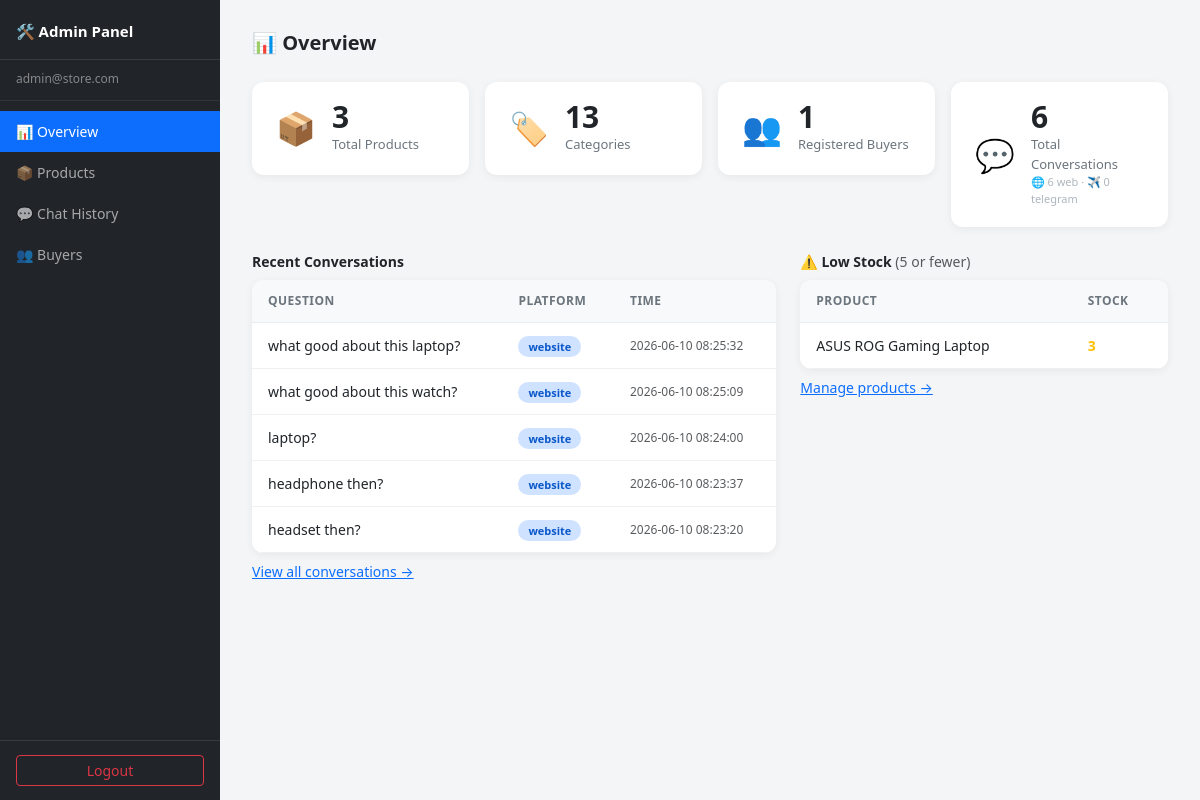
Page /admin (signed in) on the earlier database version.
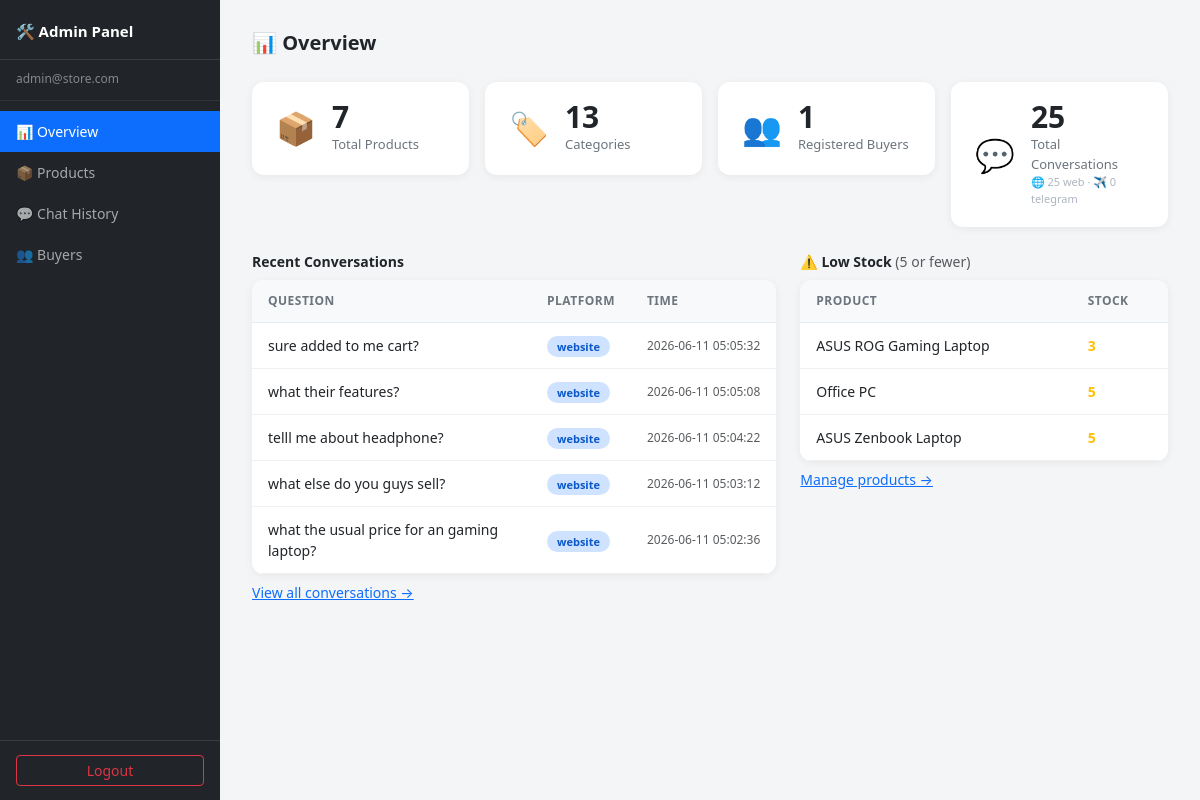
Same page on the later database version.
### tables this page shows
CREATE TABLE chat_history(
        id          INTEGER  PRIMARY KEY AUTOINCREMENT,
        question    TEXT     NOT NULL,
        ai_response TEXT     NOT NULL,
        platform    TEXT     NOT NULL DEFAULT 'website',
        timestamp   DATETIME DEFAULT CURRENT_TIMESTAMP
    , session_id TEXT);

CREATE TABLE products(
        id        INTEGER PRIMARY KEY AUTOINCREMENT,
        name      TEXT    NOT NULL,
        category  TEXT    NOT NULL DEFAULT 'Other',
        stock     INTEGER NOT NULL,
        price     REAL    NOT NULL,
        image_url TEXT
    , description TEXT);

### routes/admin.py (the view)
@admin_bp.route('/admin')
def admin_overview():
    if seller_only(): return redirect('/login')
    return render_template('admin.html', active='overview', stats=get_stats())

### database.py (called while the page is built)
def get_connection():
    return sqlite3.connect(DATABASE)

### routes/admin.py (called while the page is built)
def seller_only():
    return session.get('role') != 'seller'

### templates/admin.html (shortened to what the changed rows need)
{% extends 'base_admin.html' %}
{% block content %}
<div class="row g-3 mb-4">
    <div class="col-md-3 col-sm-6">
        <div class="stat-card">
            <div>
                <div class="stat-value">{{ stats.total_products }}</div>
                <div class="stat-label">Total Products</div>
            </div>
        </div>
    </div>
    <div class="col-md-3 col-sm-6">
        <div class="stat-card">
            <div>
                <div class="stat-value">{{ stats.total_chats }}</div>
                <div class="stat-label">
                    Total Conversations
                    <span class="d-block" style="font-size:11px;color:#adb5bd;">
                        🌐 {{ stats.web_chats }} web · ✈️ {{ stats.tg_chats }} telegram
                    </span>
                </div>
            </div>
        </div>
    </div>
</div>
<div class="row g-4">
    <div class="col-lg-7">
        <div class="admin-table-card">
            {% if stats.recent_chats %}
            <table class="table">
                <thead>
                    <tr>
                        <th>Question</th>
                        <th>Platform</th>
                        <th>Time</th>
                    </tr>
                </thead>
                <tbody>
                    {% for c in stats.recent_chats %}
                    <tr>
                        <td>{{ c[1][:60] }}{% if c[1]|length > 60 %}…{% endif %}</td>
                        <td>
                            <span class="platform-badge platform-{{ c[3] }}">
                                {{ c[3] }}
                            </span>
                        </td>
                        <td class="text-muted" style="font-size:12px;white-space:nowrap;">
                            {{ c[5] }}
                        </td>
                    </tr>
                    {% endfor %}
                </tbody>
            </table>
            {% else %}
            <p class="text-muted small p-3 mb-0">No conversations yet.</p>
            {% endif %}
        </div>
    </div>
    <div class="col-lg-5">
        <div class="admin-table-card">
            {% if stats.low_stock %}
            <table class="table">
                <thead>
                    <tr>
                        <th>Product</th>
                        <th>Stock</th>
                    </tr>
                </thead>
                <tbody>
                    {% for p in stats.low_stock %}
                    <tr>
                        <td>{{ p[1] }}</td>
                        <td>
                            <span class="fw-bold {{ 'text-danger' if p[3] == 0 else 'text-warning' }}">
                                {{ p[3] }}
                            </span>
                        </td>
                    </tr>
                    {% endfor %}
                </tbody>
            </table>
            {% else %}
            <p class="text-muted small p-3 mb-0">All products are well-stocked.</p>
            {% endif %}
        </div>
    </div>
</div>
{% endblock %}

Differences in the rows shown:
no longer on this page (row unchanged): chat_history: question "what good about this laptop?", platform "website", timestamp "2026-06-10 08:25:32"
no longer on this page (row unchanged): chat_history: question "what good about this watch?", platform "website", timestamp "2026-06-10 08:25:09"
no longer on this page (row unchanged): chat_history: question "laptop?", platform "website", timestamp "2026-06-10 08:24:00"
no longer on this page (row unchanged): chat_history: question "headphone then?", platform "website", timestamp "2026-06-10 08:23:37"
no longer on this page (row unchanged): chat_history: question "headset then?", platform "website", timestamp "2026-06-10 08:23:20"
added chat_history: question "sure added to me cart?", platform "website", timestamp "2026-06-11 05:05:32"
added chat_history: question "what their features?", platform "website", timestamp "2026-06-11 05:05:08"
added chat_history: question "telll me about headphone?", platform "website", timestamp "2026-06-11 05:04:22"
added chat_history: question "what else do you guys sell?", platform "website", timestamp "2026-06-11 05:03:12"
added chat_history: question "what the usual price for an gaming laptop?", platform "website", timestamp "2026-06-11 05:02:36"
added products: name "Office PC", stock "5"
added products: name "ASUS Zenbook Laptop", stock "5"
Other differences:
{{ stats.total_products }}: "3" → "7"
{{ stats.total_chats }}: "6" → "25"
{{ stats.web_chats }}: "6" → "25"
